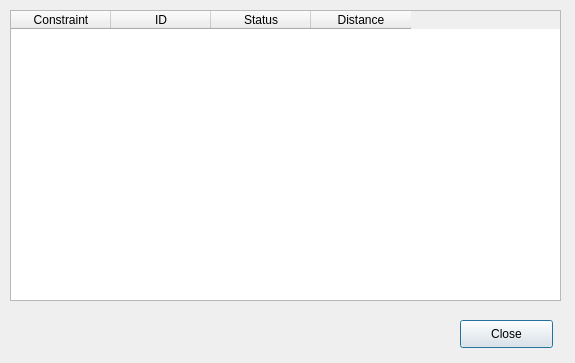
<?xml version="1.0" encoding="UTF-8"?>
<ui version="4.0">
 <class>dlgPipelineDialog</class>
 <widget class="QDialog" name="dlgPipelineDialog">
  <property name="geometry">
   <rect>
    <x>0</x>
    <y>0</y>
    <width>575</width>
    <height>363</height>
   </rect>
  </property>
  <property name="windowTitle">
   <string>Pipeline Planner</string>
  </property>
  <widget class="QTableWidget" name="tblImpacts">
   <property name="geometry">
    <rect>
     <x>10</x>
     <y>10</y>
     <width>551</width>
     <height>291</height>
    </rect>
   </property>
   <property name="alternatingRowColors">
    <bool>true</bool>
   </property>
   <column>
    <property name="text">
     <string>Constraint</string>
    </property>
   </column>
   <column>
    <property name="text">
     <string>ID</string>
    </property>
   </column>
   <column>
    <property name="text">
     <string>Status</string>
    </property>
   </column>
   <column>
    <property name="text">
     <string>Distance</string>
    </property>
   </column>
  </widget>
  <widget class="QPushButton" name="btnPush">
   <property name="geometry">
    <rect>
     <x>460</x>
     <y>320</y>
     <width>93</width>
     <height>28</height>
    </rect>
   </property>
   <property name="text">
    <string>Close</string>
   </property>
  </widget>
 </widget>
 <resources/>
 <connections>
  <connection>
   <sender>btnPush</sender>
   <signal>pressed()</signal>
   <receiver>dlgPipelineDialog</receiver>
   <slot>reject()</slot>
   <hints>
    <hint type="sourcelabel">
     <x>506</x>
     <y>333</y>
    </hint>
    <hint type="destinationlabel">
     <x>287</x>
     <y>181</y>
    </hint>
   </hints>
  </connection>
 </connections>
</ui>
